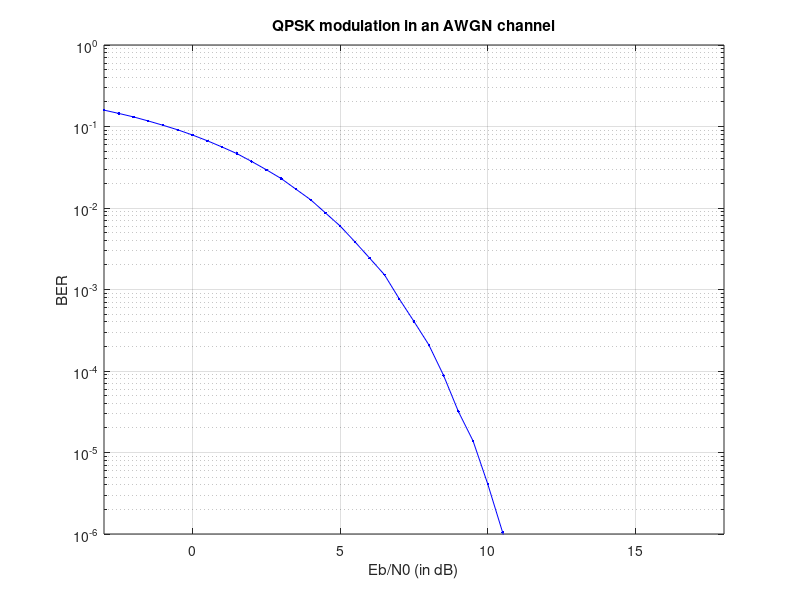

Write the MATLAB code that produced this figure.
clc;
clear all;

tic
Eb_No_start = -3;
Eb_No_delta = 0.5;
Eb_No_stop = 18;
BER_stop = 1e-6;

% Setup the SNR for the first iteration of the loop.
Eb_No_count = 1;
Eb_No = Eb_No_start;
BER = 1;

%%%%%%%%%%%%%%%%%%%%%%%%%%%%%%%%%%%%%%%%%%%%%%%%%%%%%%%%%%%%%%%%%%%%%%%%%%%
% Generate bits
%%%%%%%%%%%%%%%%%%%%%%%%%%%%%%%%%%%%%%%%%%%%%%%%%%%%%%%%%%%%%%%%%%%%%%%%%%%
rng('default') %seed
bit_length = 10^6; %number of bits
bit_genreated = randi([0,1],1,bit_length); % generating 0,1 at uniform distribution
bit_received = zeros(1,bit_length);
%%%%%%%%%%%%%%%%%%%%%%%%%%%%%%%%%%%%%%%%%%%%%%%%%%%%%%%%%%%%%%%%%%%%%%%%%%%
% bit to symbol
%%%%%%%%%%%%%%%%%%%%%%%%%%%%%%%%%%%%%%%%%%%%%%%%%%%%%%%%%%%%%%%%%%%%%%%%%%%
%split bit_genreated to 2 control bits, ab(00,01,11,10)
bit_a = bit_genreated(1:2:end);%0:j,1:-j
bit_b = bit_genreated(2:2:end);%0:1,1:-1
symbol_temp = 1-2*bit_b+1i*(1-2*bit_a); %non-nomalization
sigma_x = std(symbol_temp);
symbol = symbol_temp/sigma_x ;% nomalized symbol, power of symbols = 1
bit_per_symbol=bit_length/numel(symbol);
% Loop until the job is killed or until the SNR or BER target is reached.
while Eb_No <= Eb_No_stop && BER >= BER_stop
    
    % Convert from SNR (in dB) to noise power spectral density.
    
    % Counters to store the number of errors and bits simulated so far.
    error_count=0;
    bit_count=0;
    
    % Keep going until enough errors have been observed. This runs the simulation only as long as is required to keep the BER vs SNR curve smooth.
    while error_count < 100
        
        %%%%%%%%%%%%%%%%%%%%%%%%%%%%%%%%%%%%%%%%%%%%%%%%%%%%%%%%%%%%%%%%%%%%%%%%%%%
        % AWGN Generator
        %%%%%%%%%%%%%%%%%%%%%%%%%%%%%%%%%%%%%%%%%%%%%%%%%%%%%%%%%%%%%%%%%%%%%%%%%%%
        sigma_n = 1/sqrt(2*(10^((Eb_No + 10*log10(bit_per_symbol))/10)));
        n = sigma_n*[randn(1,bit_length/bit_per_symbol) + 1i*randn(1,bit_length/bit_per_symbol)]; %#ok<NBRAK> % white gaussian noise
        
        %%%%%%%%%%%%%%%%%%%%%%%%%%%%%%%%%%%%%%%%%%%%%%%%%%%%%%%%%%%%%%%%%%%%%%%%%%%
        %Add AWGN
        %%%%%%%%%%%%%%%%%%%%%%%%%%%%%%%%%%%%%%%%%%%%%%%%%%%%%%%%%%%%%%%%%%%%%%%%%%%
        symbol_received = symbol + n;
        
        %%%%%%%%%%%%%%%%%%%%%%%%%%%%%%%%%%%%%%%%%%%%%%%%%%%%%%%%%%%%%%%%%%%%%%%%%%%
        %symbol to bit
        %%%%%%%%%%%%%%%%%%%%%%%%%%%%%%%%%%%%%%%%%%%%%%%%%%%%%%%%%%%%%%%%%%%%%%%%%%%
        %         symbol_received_a = imag(symbol_received);
        %         symbol_received_b = real(symbol_received);      
        bit_received_a = imag(symbol_received)<=0;
        bit_received_b = real(symbol_received)<=0;
        
        bit_received_temp=[bit_received_a;bit_received_b];
        bit_received=reshape(bit_received_temp,1,bit_length);
%         bit_received=reshape([bit_received_a;bit_received_b],1,bit_length);
        
        % Accumulate the number of errors and bits that have been simulated so far.
        delayB = 0;
        error_count = error_count + sum(bit_received(delayB+1:end) ~= bit_genreated(1:end-delayB));
        bit_count = bit_count + bit_length;
    end
    
    % Calculate the BER.
    BER = error_count/bit_count;
    
    % Store the SNR and BER in a matrix and display it.
    results(Eb_No_count,1) = Eb_No;
    results(Eb_No_count,2) = BER %#ok<NOPTS>
    
    % Plot the results. This will be ignored on Lyceum.
    hold off;
    semilogy(results(:,1),results(:,2),'b.-');
    title('QPSK modulation in an AWGN channel');
    ylabel('BER');
    xlabel('Eb/N0 (in dB)');
    if  BER_stop ~= 0
        ylim([BER_stop,1]);
    end
    if Eb_No_stop ~= inf
        xlim([Eb_No_start, Eb_No_stop]);
    end
    grid
    % Setup the SNR for the next iteration of the loop.
    Eb_No = Eb_No + Eb_No_delta;
    Eb_No_count = Eb_No_count + 1;
end
toc